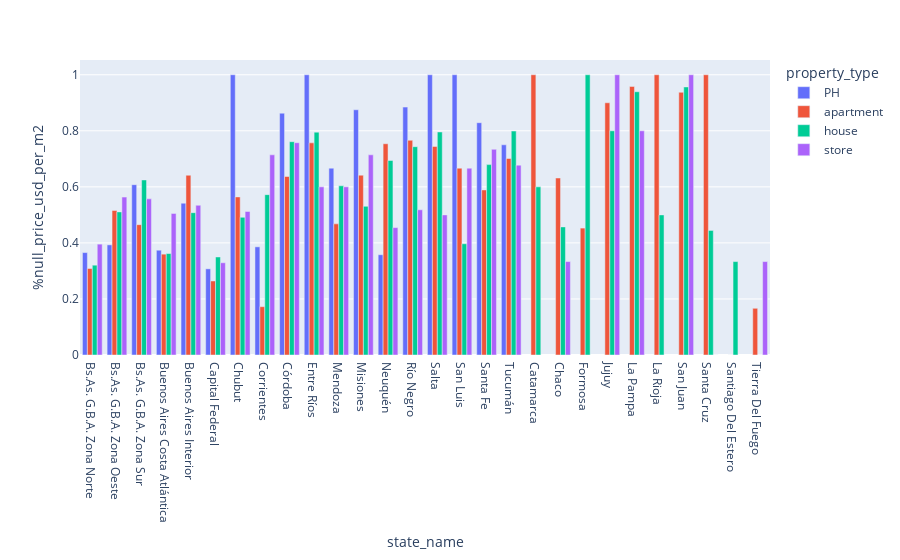

Write notebook code for a chart like this one.
### Code cell
px.bar(data_state_proptype, x='state_name',y='%null_price_usd_per_m2', color='property_type',barmode='group')

### Figure 1 — Plotly figure (JSON) as saved in the notebook; plotly's stock layout.template omitted (floating-point values rounded to 4 significant figures)
{"data": [{"alignmentgroup": "True", "hovertemplate": "property_type=PH<br>state_name=%{x}<br>%null_price_usd_per_m2=%{y}<extra></extra>", "legendgroup": "PH", "marker": {"color": "#636efa"}, "name": "PH", "offsetgroup": "PH", "orientation": "v", "showlegend": true, "textposition": "auto", "type": "bar", "x": ["Bs.As. G.B.A. Zona Norte", "Bs.As. G.B.A. Zona Oeste", "Bs.As. G.B.A. Zona Sur", "Buenos Aires Costa Atlántica", "Buenos Aires Interior", "Capital Federal", "Chubut", "Corrientes", "Córdoba", "Entre Ríos", "Mendoza", "Misiones", "Neuquén", "Río Negro", "Salta", "San Luis", "Santa Fe", "Tucumán"], "xaxis": "x", "y": [0.3655, 0.3929, 0.6078, 0.3739, 0.5417, 0.3074, 1, 0.386, 0.8628, 1, 0.6667, 0.875, 0.3578, 0.8846, 1, 1, 0.8289, 0.75], "yaxis": "y"}, {"alignmentgroup": "True", "hovertemplate": "property_type=apartment<br>state_name=%{x}<br>%null_price_usd_per_m2=%{y}<extra></extra>", "legendgroup": "apartment", "marker": {"color": "#EF553B"}, "name": "apartment", "offsetgroup": "apartment", "orientation": "v", "showlegend": true, "textposition": "auto", "type": "bar", "x": ["Bs.As. G.B.A. Zona Norte", "Bs.As. G.B.A. Zona Oeste", "Bs.As. G.B.A. Zona Sur", "Buenos Aires Costa Atlántica", "Buenos Aires Interior", "Capital Federal", "Catamarca", "Chaco", "Chubut", "Corrientes", "Córdoba", "Entre Ríos", "Formosa", "Jujuy", "La Pampa", "La Rioja", "Mendoza", "Misiones", "Neuquén", "Río Negro", "Salta", "San Juan", "San Luis", "Santa Cruz", "Santa Fe", "Santiago Del Estero", "Tierra Del Fuego", "Tucumán"], "xaxis": "x", "y": [0.3087, 0.5158, 0.465, 0.3599, 0.6414, 0.2641, 1, 0.6316, 0.5641, 0.1724, 0.6369, 0.7569, 0.4528, 0.9, 0.9583, 1, 0.4679, 0.6417, 0.7538, 0.7662, 0.7442, 0.9375, 0.6667, 1, 0.5889, 0, 0.1667, 0.7012], "yaxis": "y"}, {"alignmentgroup": "True", "hovertemplate": "property_type=house<br>state_name=%{x}<br>%null_price_usd_per_m2=%{y}<extra></extra>", "legendgroup": "house", "marker": {"color": "#00cc96"}, "name": "house", "offsetgroup": "house", "orientation": "v", "showlegend": true, "textposition": "auto", "type": "bar", "x": ["Bs.As. G.B.A. Zona Norte", "Bs.As. G.B.A. Zona Oeste", "Bs.As. G.B.A. Zona Sur", "Buenos Aires Costa Atlántica", "Buenos Aires Interior", "Capital Federal", "Catamarca", "Chaco", "Chubut", "Corrientes", "Córdoba", "Entre Ríos", "Formosa", "Jujuy", "La Pampa", "La Rioja", "Mendoza", "Misiones", "Neuquén", "Río Negro", "Salta", "San Juan", "San Luis", "Santa Cruz", "Santa Fe", "Santiago Del Estero", "Tierra Del Fuego", "Tucumán"], "xaxis": "x", "y": [0.3205, 0.5106, 0.6246, 0.362, 0.5079, 0.3498, 0.6, 0.4571, 0.4913, 0.5722, 0.7611, 0.7952, 1, 0.8, 0.9394, 0.5, 0.6037, 0.5305, 0.6941, 0.7433, 0.7958, 0.9565, 0.397, 0.4444, 0.6793, 0.3333, 0, 0.7991], "yaxis": "y"}, {"alignmentgroup": "True", "hovertemplate": "property_type=store<br>state_name=%{x}<br>%null_price_usd_per_m2=%{y}<extra></extra>", "legendgroup": "store", "marker": {"color": "#ab63fa"}, "name": "store", "offsetgroup": "store", "orientation": "v", "showlegend": true, "textposition": "auto", "type": "bar", "x": ["Bs.As. G.B.A. Zona Norte", "Bs.As. G.B.A. Zona Oeste", "Bs.As. G.B.A. Zona Sur", "Buenos Aires Costa Atlántica", "Buenos Aires Interior", "Capital Federal", "Chaco", "Chubut", "Corrientes", "Córdoba", "Entre Ríos", "Jujuy", "La Pampa", "Mendoza", "Misiones", "Neuquén", "Río Negro", "Salta", "San Juan", "San Luis", "Santa Cruz", "Santa Fe", "Tierra Del Fuego", "Tucumán"], "xaxis": "x", "y": [0.3956, 0.5635, 0.5571, 0.5053, 0.5342, 0.3292, 0.3333, 0.5122, 0.7143, 0.7575, 0.6, 1, 0.8, 0.6, 0.7143, 0.4545, 0.5181, 0.5, 1, 0.6667, 0, 0.734, 0.3333, 0.6774], "yaxis": "y"}], "layout": {"autosize": true, "barmode": "group", "legend": {"title": {"text": "property_type"}, "tracegroupgap": 0}, "margin": {"t": 60}, "xaxis": {"anchor": "y", "autorange": true, "domain": [0, 1], "range": [-0.5, 27.5], "title": {"text": "state_name"}, "type": "category"}, "yaxis": {"anchor": "x", "autorange": true, "domain": [0, 1], "range": [0, 1.053], "title": {"text": "%null_price_usd_per_m2"}, "type": "linear"}}}
